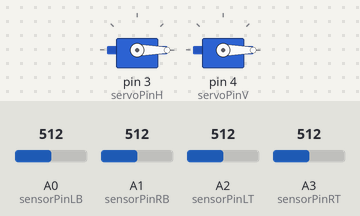
Simulated run of this sketch. Board: Arduino Uno, built with avr-gcc and run on an emulated ATmega328P. On the bench: 2 × servo. Inputs (shaded band) come from the test bench; at power-on: A1 (sensorPinRB) = 512, A0 (sensorPinLB) = 512, A2 (sensorPinLT) = 512, A3 (sensorPinRT) = 512.

Above: at 1.2 s.
1.3 s: A1 (sensorPinRB) set to 602
2.8 s: A1 (sensorPinRB) set to 623
At 5.0 s:
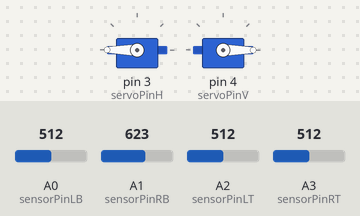
5.8 s: A0 (sensorPinLB) set to 318
8.8 s: A0 (sensorPinLB) set to 293
At 11.09 s:
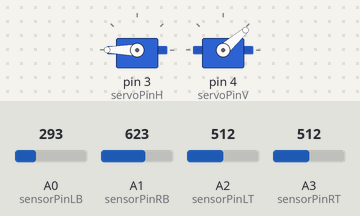
11.8 s: A2 (sensorPinLT) set to 498
At 11.8 s:
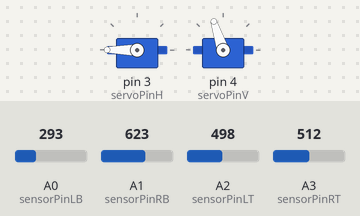
13.3 s: A3 (sensorPinRT) set to 716
At 14.5 s:
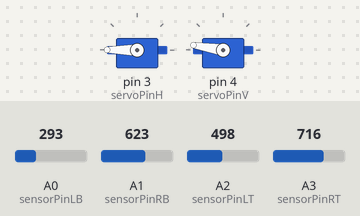
Timing chart, 0 to 16.3 s (numbered marks = the images above; inputs shaded):
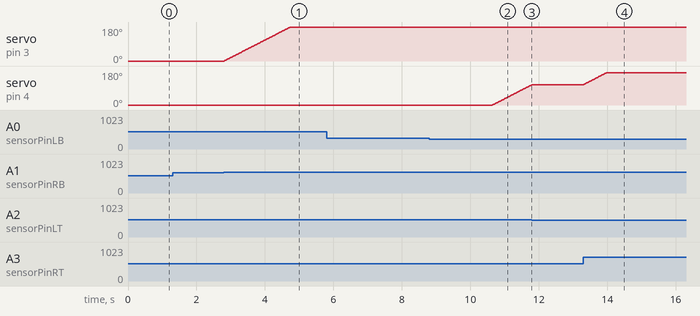

Measured:
- the behaviour switches between 613 and 614 on A1 (sensorPinRB) (found by bisection; images 0 and 1)
- the behaviour switches between 301 and 300 on A0 (sensorPinLB) (found by bisection; images 1 and 2)
- the behaviour switches between 506 and 505 on A2 (sensorPinLT) (found by bisection; images 2 and 3)
- after the input at 1.3 s, every drawn part: stays the same
- after the input at 2.8 s, servo on pin 3 (servoPinH): moves from 0° to 180° over 1.9 s, starting at once
- after the input at 5.8 s, every drawn part: stays the same
- after the input at 8.8 s, servo on pin 4 (servoPinV): moves from 0° to 108° over 1.2 s, starting after 1.8 s
- after the input at 11.8 s, servo on pin 4 (servoPinV): stays 108° (without the input it goes to 109° after 0.01 s)
- after the input at 13.3 s, servo on pin 4 (servoPinV): moves from 108° to 171° over 0.67 s, starting at once

The sketch:

DualAxistracker.ino
```cpp
#include <Servo.h>
const int sensorPinLB = 0; //white
const int sensorPinRB = 1; //red
const int sensorPinLT = 2; //green
const int sensorPinRT = 3; //orange
const int servoPinH = 3; //purple
const int servoPinV = 4; //blue
int lightLevelLB, lightLevelRB, lightLevelLT, lightLevelRT, avgLeft, avgRight, avgTop, avgBottom,
diffHorizontal, diffVertical, tolerance, maxHorAng, maxVerAng, servoAngleH, servoAngleV, delayTime, nightTime;
Servo ServoH;
Servo ServoV;

//bottom servo, purple to brown, black to red, blue to yellow
//top servo, purple to yellow, green to red, yellow to brown

//LT = green+red to red+blue
//RT = yellow+blue to yellow+orange
//LB = purple+orange to white+black
//RB = white+white to purple+white

void setup()
{
  Serial.begin(9600);
  ServoH.attach(servoPinH);
  ServoV.attach(servoPinV);
  ServoH.write(0);
  ServoV.write(0);
}

void loop()
{
  lightLevelLB = analogRead(sensorPinLB);
  lightLevelRB = analogRead(sensorPinRB);
  lightLevelLT = analogRead(sensorPinLT);
  lightLevelRT = analogRead(sensorPinRT);
  avgLeft = (lightLevelLB + lightLevelLT) / 2;
  avgRight = (lightLevelRB + lightLevelRT) / 2;
  avgTop = (lightLevelLT + lightLevelRT) / 2;
  avgBottom = (lightLevelRB + lightLevelLB) / 2;
  diffHorizontal = avgRight - avgLeft; //positive means sun is on Right, negative means sun is on left
  diffVertical = avgTop - avgBottom; //positive means sun is above, negative means sun is below
  tolerance = 50;
  maxHorAng = 180;
  maxVerAng = 170;
  delayTime = 10;
  nightTime = 40;
  manualTune();

  if(diffHorizontal > tolerance) {

    if(servoAngleH > maxHorAng) {
      servoAngleH = maxHorAng;
    }
    else {
      servoAngleH = ++servoAngleH;
      ServoH.write(servoAngleH);
    }
  }
  else if(diffHorizontal < -tolerance) {

    if(servoAngleH < -maxHorAng) {
      servoAngleH = -maxHorAng;
    }
    else {
      servoAngleH = --servoAngleH;
      ServoH.write(servoAngleH);
    }
  }
  else {
    //do nothing
  }

    if(diffVertical > tolerance) {

    if(servoAngleV > maxVerAng) {
      servoAngleV = maxVerAng;
    }
    else {
      servoAngleV = ++servoAngleV;
      ServoV.write(servoAngleV);
    }
  }
  else if(diffVertical < -tolerance) {

    if(servoAngleV < -maxVerAng) {
      servoAngleV = -maxVerAng;
    }
    else {
      servoAngleV = --servoAngleV;
      ServoV.write(servoAngleV);
    }
  }
  else {
    //do nothing
  }

  if(lightLevelLB < nightTime && lightLevelRB < nightTime && lightLevelLT < nightTime && lightLevelRT < nightTime) {
    while(servoAngleH > 0) {
      ServoH.write(--servoAngleH);
    }

    while(servoAngleV > 0) {
      ServoV.write(--servoAngleV);
    }
  }

  delay(delayTime);
}


void manualTune()
{

  lightLevelLB = map(lightLevelLB, 0, 1023, 0, 255);
  lightLevelLB = constrain(lightLevelLB, 0, 255);

  lightLevelRB = map(lightLevelRB, 0, 1023, 0, 255);
  lightLevelRB  = constrain(lightLevelRB, 0, 255);

  lightLevelLT = map(lightLevelLT, 0, 1023, 0, 255);
  lightLevelLT = constrain(lightLevelLT, 0, 255);

  lightLevelRT = map(lightLevelRT, 0, 1023, 0, 255);
  lightLevelRT = constrain(lightLevelRT, 0, 255);
}
```
